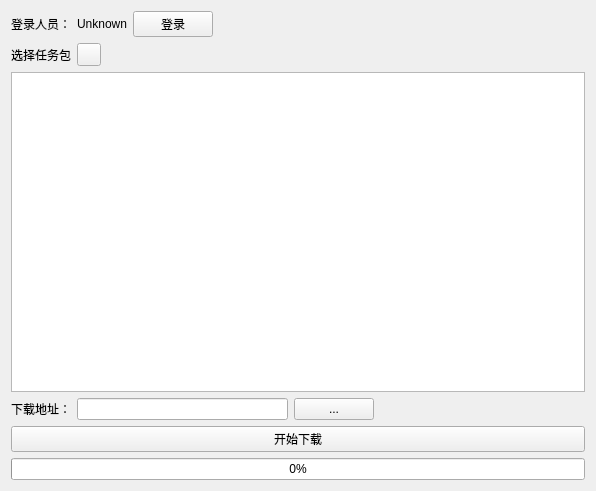
<?xml version="1.0" encoding="UTF-8"?>
<ui version="4.0">
 <class>Frame</class>
 <widget class="QFrame" name="Frame">
  <property name="geometry">
   <rect>
    <x>0</x>
    <y>0</y>
    <width>596</width>
    <height>491</height>
   </rect>
  </property>
  <property name="windowTitle">
   <string>Frame</string>
  </property>
  <layout class="QVBoxLayout" name="verticalLayout">
   <item>
    <layout class="QHBoxLayout" name="horizontalLayout_2">
     <item>
      <widget class="SubtitleLabel" name="SubtitleLabel">
       <property name="text">
        <string>登录人员：</string>
       </property>
      </widget>
     </item>
     <item>
      <widget class="BodyLabel" name="userLabel">
       <property name="text">
        <string>Unknown</string>
       </property>
      </widget>
     </item>
     <item>
      <widget class="PushButton" name="changeLoginStatePb">
       <property name="text">
        <string>登录</string>
       </property>
      </widget>
     </item>
     <item>
      <spacer name="horizontalSpacer_2">
       <property name="orientation">
        <enum>Qt::Horizontal</enum>
       </property>
       <property name="sizeHint" stdset="0">
        <size>
         <width>40</width>
         <height>20</height>
        </size>
       </property>
      </spacer>
     </item>
    </layout>
   </item>
   <item>
    <layout class="QHBoxLayout" name="horizontalLayout_10">
     <item>
      <widget class="SubtitleLabel" name="SubtitleLabel_2">
       <property name="text">
        <string>选择任务包</string>
       </property>
      </widget>
     </item>
     <item>
      <widget class="ToolButton" name="refreshPb"/>
     </item>
     <item>
      <spacer name="horizontalSpacer_8">
       <property name="orientation">
        <enum>Qt::Horizontal</enum>
       </property>
       <property name="sizeHint" stdset="0">
        <size>
         <width>40</width>
         <height>20</height>
        </size>
       </property>
      </spacer>
     </item>
    </layout>
   </item>
   <item>
    <widget class="TableWidget" name="pkgTableWidget"/>
   </item>
   <item>
    <layout class="QHBoxLayout" name="horizontalLayout_11">
     <item>
      <widget class="SubtitleLabel" name="SubtitleLabel_3">
       <property name="text">
        <string>下载地址：</string>
       </property>
      </widget>
     </item>
     <item>
      <widget class="LineEdit" name="saveDirLE"/>
     </item>
     <item>
      <widget class="PushButton" name="selectSaveDirPb">
       <property name="text">
        <string>...</string>
       </property>
      </widget>
     </item>
     <item>
      <spacer name="horizontalSpacer_9">
       <property name="orientation">
        <enum>Qt::Horizontal</enum>
       </property>
       <property name="sizeHint" stdset="0">
        <size>
         <width>40</width>
         <height>20</height>
        </size>
       </property>
      </spacer>
     </item>
    </layout>
   </item>
   <item>
    <layout class="QHBoxLayout" name="horizontalLayout_12">
     <item>
      <widget class="PushButton" name="downloadPb">
       <property name="text">
        <string>开始下载</string>
       </property>
      </widget>
     </item>
    </layout>
   </item>
   <item>
    <widget class="ProgressBar" name="progressBar">
     <property name="value">
      <number>0</number>
     </property>
    </widget>
   </item>
  </layout>
 </widget>
 <customwidgets>
  <customwidget>
   <class>PushButton</class>
   <extends>QPushButton</extends>
   <header>qfluentwidgets</header>
  </customwidget>
  <customwidget>
   <class>ToolButton</class>
   <extends>QToolButton</extends>
   <header>qfluentwidgets</header>
  </customwidget>
  <customwidget>
   <class>BodyLabel</class>
   <extends>QLabel</extends>
   <header>qfluentwidgets</header>
  </customwidget>
  <customwidget>
   <class>SubtitleLabel</class>
   <extends>QLabel</extends>
   <header>qfluentwidgets</header>
  </customwidget>
  <customwidget>
   <class>ProgressBar</class>
   <extends>QProgressBar</extends>
   <header>qfluentwidgets</header>
  </customwidget>
  <customwidget>
   <class>LineEdit</class>
   <extends>QLineEdit</extends>
   <header>qfluentwidgets</header>
  </customwidget>
  <customwidget>
   <class>TableWidget</class>
   <extends>QTableWidget</extends>
   <header>qfluentwidgets</header>
  </customwidget>
 </customwidgets>
 <resources/>
 <connections/>
</ui>
